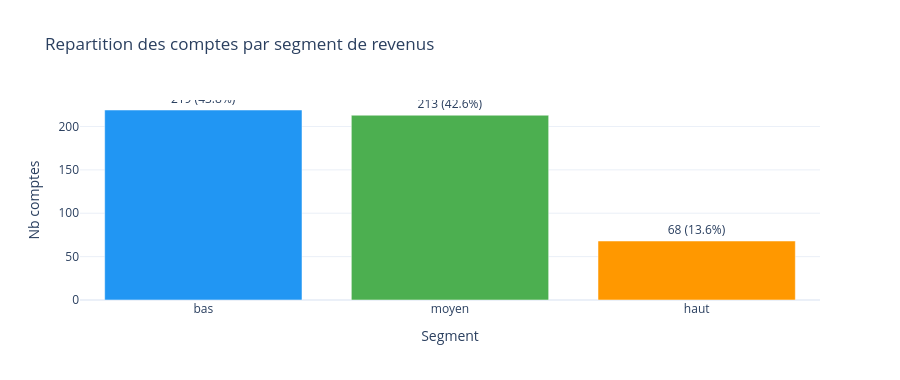

This figure's notebook cell:
### Markdown cell above
---
## 2. Profil des comptes abonnés

### Ce qu'on fait
On explore la population des 500 comptes : segments, soldes (loi log-normale), géographie et ancienneté.  
Ces distributions définissent ce qu'est un comportement **normal** — toute déviation devient un signal de fraude.

### Code cell
# Segments de revenus
seg = abonnes['segment'].value_counts().reset_index()
seg.columns = ['segment', 'nb']
seg['pct'] = (seg['nb'] / len(abonnes) * 100).round(1)
seg['label_txt'] = seg.apply(lambda r: f"{r['nb']} ({r['pct']}%)", axis=1)

fig = px.bar(seg, x='segment', y='nb', color='segment', text='label_txt',
             color_discrete_map={'bas': INFO, 'moyen': LEGIT, 'haut': WARN},
             title='Repartition des comptes par segment de revenus',
             labels={'nb': 'Nb comptes', 'segment': 'Segment'})
fig.update_traces(textposition='outside')
fig.update_layout(showlegend=False, height=380)
fig.show()

### Figure 1 — Plotly figure (JSON) as saved in the notebook; plotly's stock layout.template omitted (floating-point values rounded to 4 significant figures)
{"data": [{"hovertemplate": "Segment=%{x}<br>Nb comptes=%{y}<br>label_txt=%{text}<extra></extra>", "legendgroup": "bas", "marker": {"color": "#2196F3", "pattern": {"shape": ""}}, "name": "bas", "orientation": "v", "showlegend": true, "text": ["219 (43.8%)"], "textposition": "outside", "type": "bar", "x": ["bas"], "xaxis": "x", "y": [219], "yaxis": "y"}, {"hovertemplate": "Segment=%{x}<br>Nb comptes=%{y}<br>label_txt=%{text}<extra></extra>", "legendgroup": "moyen", "marker": {"color": "#4CAF50", "pattern": {"shape": ""}}, "name": "moyen", "orientation": "v", "showlegend": true, "text": ["213 (42.6%)"], "textposition": "outside", "type": "bar", "x": ["moyen"], "xaxis": "x", "y": [213], "yaxis": "y"}, {"hovertemplate": "Segment=%{x}<br>Nb comptes=%{y}<br>label_txt=%{text}<extra></extra>", "legendgroup": "haut", "marker": {"color": "#FF9800", "pattern": {"shape": ""}}, "name": "haut", "orientation": "v", "showlegend": true, "text": ["68 (13.6%)"], "textposition": "outside", "type": "bar", "x": ["haut"], "xaxis": "x", "y": [68], "yaxis": "y"}], "layout": {"barmode": "relative", "height": 380, "legend": {"title": {"text": "Segment"}, "tracegroupgap": 0}, "showlegend": false, "title": {"text": "Repartition des comptes par segment de revenus"}, "xaxis": {"anchor": "y", "categoryarray": ["bas", "moyen", "haut"], "categoryorder": "array", "domain": [0, 1], "title": {"text": "Segment"}}, "yaxis": {"anchor": "x", "domain": [0, 1], "title": {"text": "Nb comptes"}}}}
